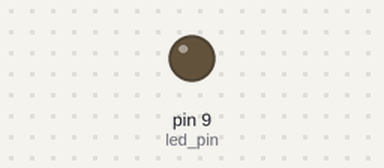
Bench run of a sketch on a simulated Arduino Uno, built with avr-gcc and run on an emulated ATmega328P. Parts: output pins drawn as LEDs (lit = HIGH).

Above: at 0.05 s.
At 1.2 s:
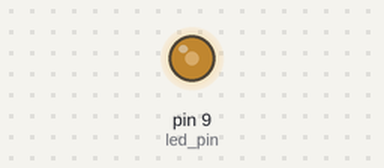
At 2.35 s:
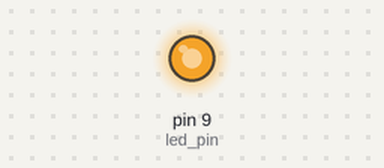
At 4.7 s:
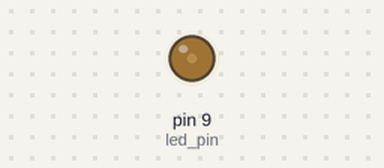
Timing chart, 0 to 6.8 s (numbered marks = the images above):
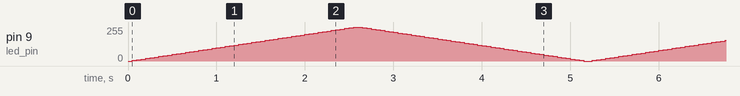

The sketch:

fading_LED_strip.ino
```cpp
int led_pin = 9; // LED connected to digital pin 9 (PWM capable)

void setup()
{
  pinMode(led_pin,OUTPUT);
}
void loop()
{
  // fade in from min to max in increments of  5 points
  for(int fadeValue = 0; fadeValue <= 255; fadeValue += 5)
  {
    // sets the value (range from 0 to 255):
    analogWrite(led_pin,fadeValue);
    // wait for 50 milliseconds to see the dimming effect
    delay(50);
  }

  // fade out from max to min in increments of 5 points:
  for(int fadeValue = 255; fadeValue >= 0;fadeValue -=5)
  {
    // sets the value (range from 0 to 255)
    analogWrite(led_pin,fadeValue);
    // wait for 50 milliseconds to see the dimming effect
       delay(50);
  }

}
```
